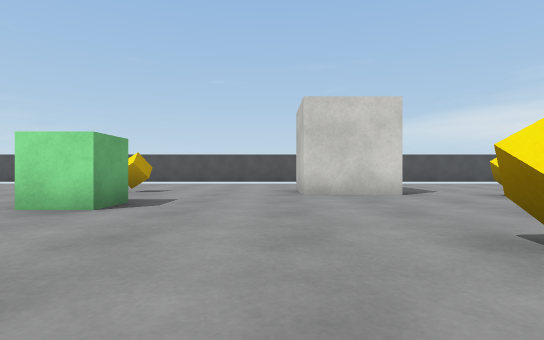
View 1 (above)

17 first-person views from a walk through a scene from a Unity 3-D project. The camera is 0.51 m above the floor, looks level and sees 80° across. The floor is counted in squares, 1 m on a side. Each view is taken from the middle of a square. On the plan, view 1 faces up. The plan holds only what a view shows up to about 9 squares ahead; the rest is blank. The player character is not drawn. Surface patterns are stand-ins for the level's own textures.

View 2
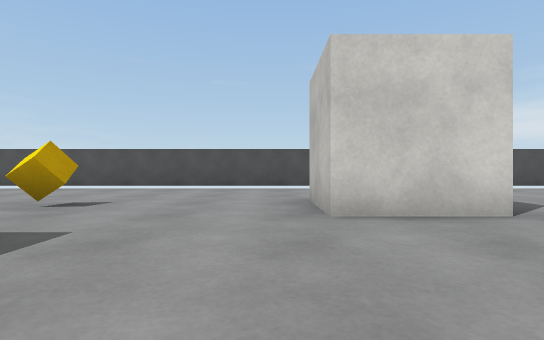

View 3
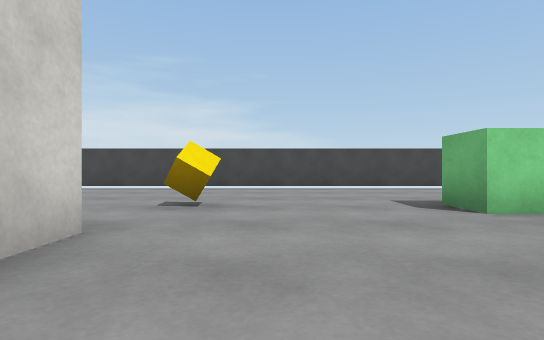

View 4
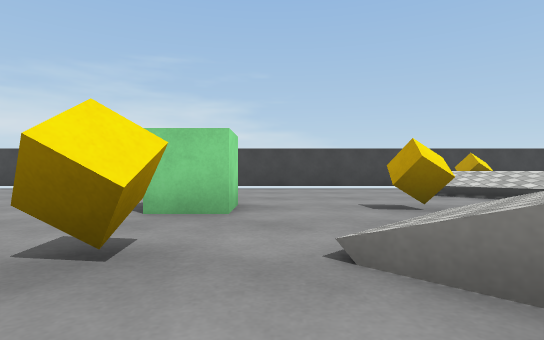

View 5
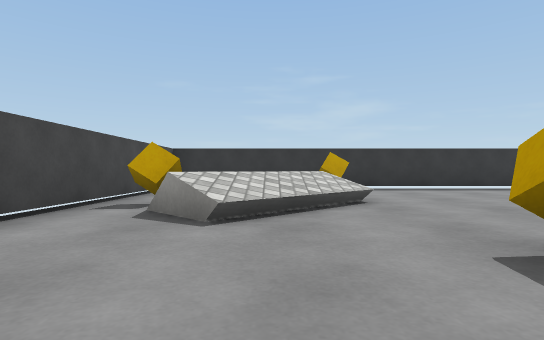

View 6
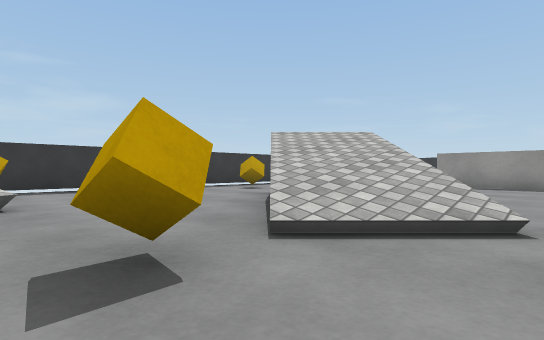

View 7
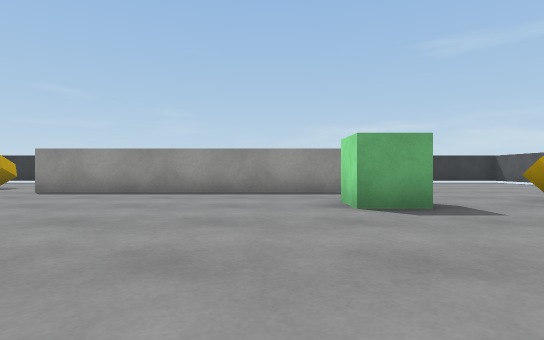

View 8
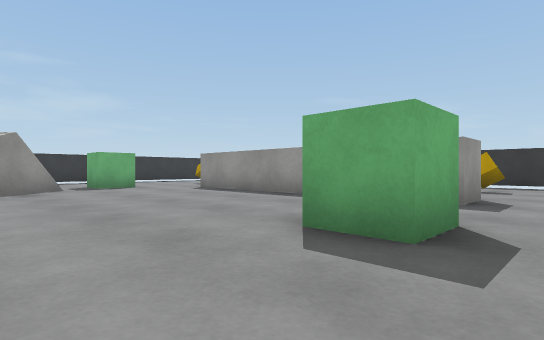

View 9
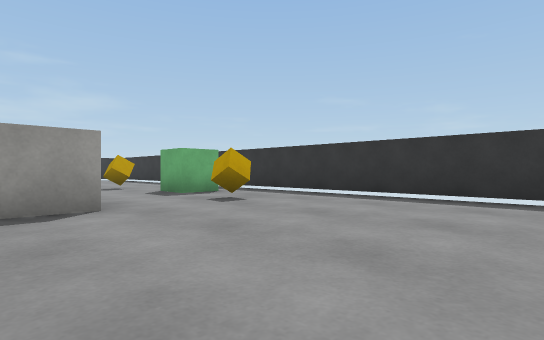

View 10
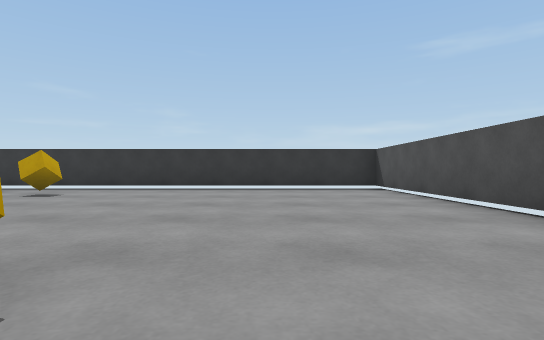

View 11
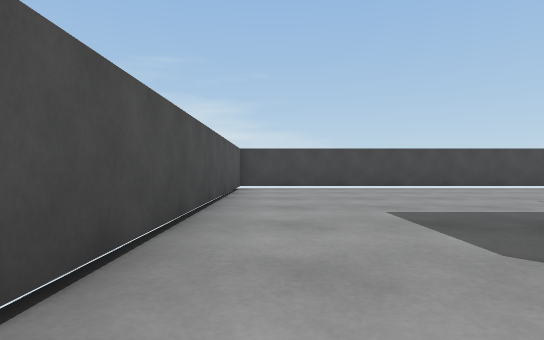

View 12
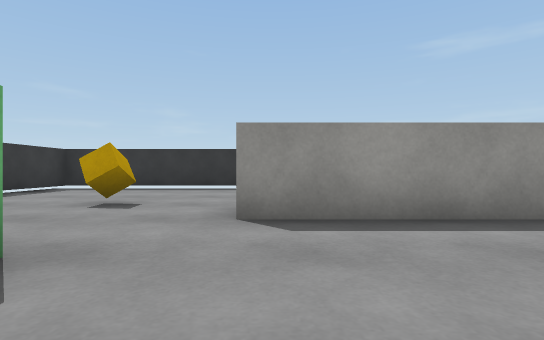

View 13
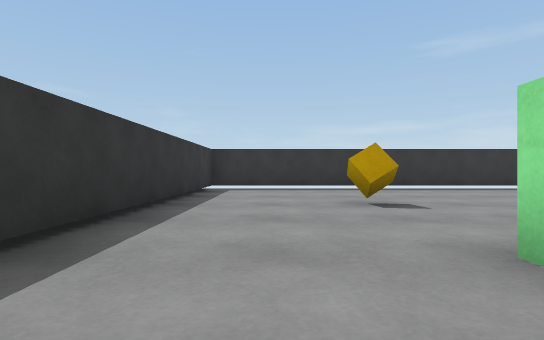

View 14
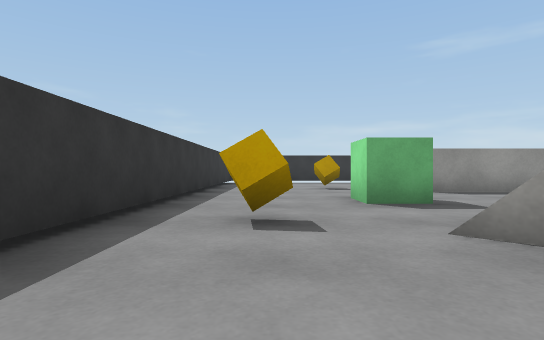

View 15
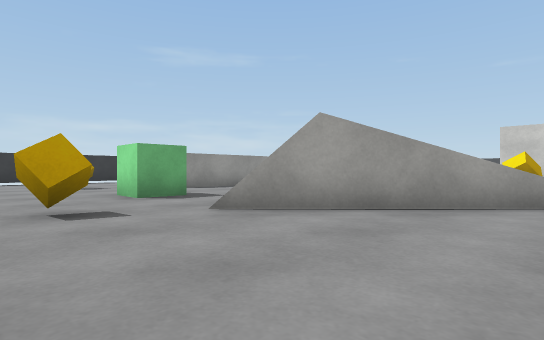

View 16
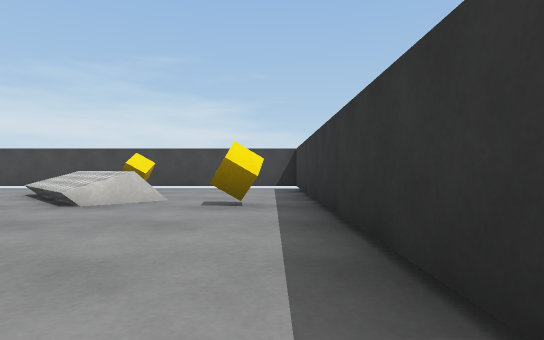

View 17
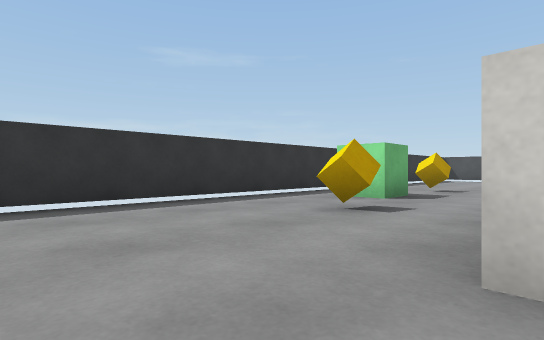

### Floor plan
Key: @ floor where view 1 was taken; # wall or solid block; . main floor; : floor 0.85 m higher than the main floor; + floor 1.05 m higher than the main floor; / step, stairs or slope; = window, fence, low wall or low ledge; C cube.
Columns run from 11 left of view 1 to 9 right of it. Each row starts with its distance up from view 1.
 12 #####################
 11 #...................#
 10 #...................#
  9 #...................#
  8 #.......C...CC......#
  7 #...........CC......#
  6 #...............C...#
  5 #.......C...........#
  4 #.C..#..C...........#
  3 #....#..............#
  2 #.C..#.......C.CC...#
  1 #....#..............#
  0 #..C.#.....@//......#
 -1 #....#..... //=C....#
 -2 #....#....=+:#.... .#
 -3 #........=###....//.#
 -4 #...C..CC./#....// C#
 -5 #...............=/..#
 -6 #.........C.........#
 -7 #...............C...#
 -8 #####################

Where each view was taken, in squares from view 1:
view 1: 0 up, 0 right, facing up
view 2: 3 up, 0 right, facing up
view 3: 5 up, 0 right, facing right
view 4: 1 up, 0 right, facing right
view 5: 1 up, 6 right, facing down
view 6: 1 up, 5 right, facing down-left
view 7: 3 up, 2 right, facing left
view 8: 6 up, 0 right, facing down-left
view 9: 9 up, 5 left, facing down-left
view 10: 9 up, 2 left, facing left
view 11: 11 up, 0 right, facing right
view 12: 2 down, 2 left, facing left
view 13: 6 down, 2 left, facing left
view 14: 6 down, 2 right, facing left
view 15: 7 down, 3 right, facing up-left
view 16: 7 down, 0 right, facing right
view 17: 4 down, 6 left, facing up-left
